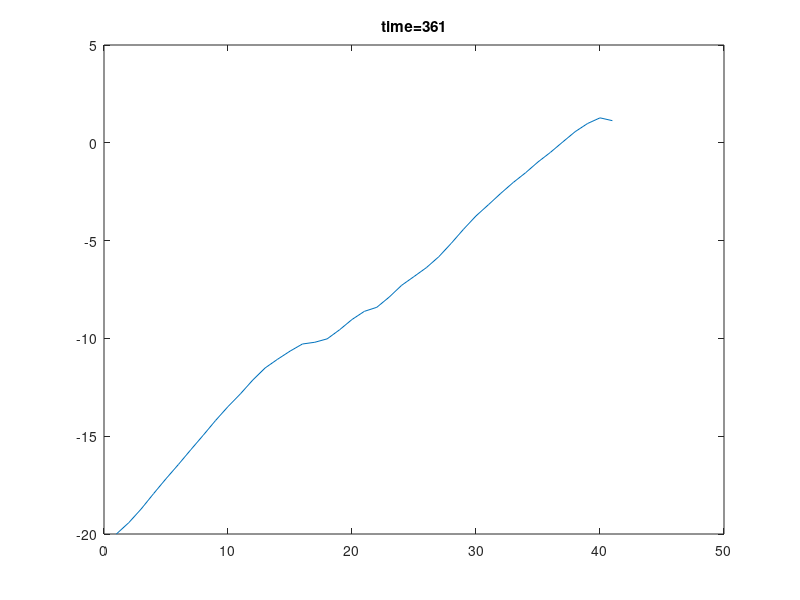

Here is the MATLAB script that generated this plot:
function [  ] = Richard1Dv272_ScriptDemo()
% 1D Richards equation with Dirichlet/Neumann boundary condition 
% h based Richards equation
%
% This is a self-contained Script DEMO function that requires no other
% functions and data.
% This Code is meant to be tutorial purpose and thus may suffer from
% computational inefficiency and other issues.
%
% First edition: Weix 21/04/2017 
%
% point type 0: normal 
%  		  	 1: Dirichlet BC
%		  	 2: Neuman BC 
% 
% TODO BD inside. for now Neumann BC can only placed in the boundary
% update vesrion v2.3: to get rid of fdmGrid class.
%                      change the way points are calculated
% update vesrion v2.5: Updata Neumann boundary condition and the way nodes
%                      are accessed.(step 1. scan all inner point and indentify if they are 
%                      next to BC point. step 2.scan all outer boundary point)
% update vesrion v2.5.2: add support to permeability field.
% update vesrion v2.7: improve readibility and flexibility (sacrefice some performance)
%                      Compared to v2.5. all nodes are scaned at one time
%                      then identidy its type and neighbour.
% update vesrion v2.7.2: change the way node type are recorded so that
% ifNBC could be omitted.

tic
%% Grid structure Initial
lengthZ=40;
deltaZ=1;

nZ=lengthZ/deltaZ+1;    %number of Z index total 

Z=[0:deltaZ:lengthZ]';

h=zeros(nZ,1);
nodeIndex=zeros(nZ,1);

Ks=permeabilityField(Z)*0.01;
%% costumize initial value and BC

%option 1 dbc
    nodeIndex(2:end-1)=1:nZ-2;
    h=ones(nZ,1).*-60;

    h(1)=-20;
    h(end)=-60;


%option 2 dbc + nbc
    nodeIndex(2:end)=1:nZ-1;
    h=ones(nZ,1).*-60;
    
    h(1)=-20;
    h(20)=-30;
    nodeIndex(end)=-nodeIndex(end);
   
    % nbcValue=2;       certain flux

%option 3 a DBC in the middle
%     nNode=nZ-3;
%     nodeIndex(1)=0;
%     nodeIndex(2:10)=1:9;
%     nodeIndex(11)=0;
%     nodeIndex(12:end-1)=10:nNode;
%     nodeIndex(end)=0;
% 
%     h=ones(nZ,1).*-60;
% 
%     h(1)=-20;
%     h(11)=-30;
%     h(end)=-60;

%% solver setup
lengthTime=360;
deltaTime=1;
nTime=lengthTime/deltaTime+1;

% Iteration setup
nMaxIteration=1000;
miniIteError=0.01;


%% MAIN
nNode=length(nodeIndex(nodeIndex~=0));

for t=1:nTime
      
    h_PreviousTime= h;
    for k=1:nMaxIteration 
        
        h0=h;
        
        [A,B] = PicardFdm(h_PreviousTime);
        hFree=A\(-B);
                
        h(find(nodeIndex))=hFree;       %pay extra attention to ordering
        
        sseIte=sum((h(:)-h0(:)).^2);
        if sqrt(sseIte)<miniIteError 
            break 
        end
        
    end
    
    TheataRecord(:,:,t)=h;

end


toc
    
figure(1)
% plot(H_init);

for t=1:nTime
    plot(TheataRecord(:,:,t))
    title(sprintf('time=%i',t))
    drawnow
    frame(t)=getframe;
    
end





% Ax+b=0 function Nest function to avoild passing many variables

    function [A,B] = PicardFdm(Value_PreviousTime)

        A=speye(length(nNode));
        B=zeros(length(nNode),1);
        
        tic
        C=theataDifFunc(h);
%         K=kFunc(h);
        K=kFieldFunc(h,Ks);
        nonlieanrTime=toc

        tic
        for iz=1:nZ
            indexCenter=nodeIndex(iz);
            
            switch sign(indexCenter)
                case 0
%             if indexCenter==0;      %is NOT a free node with index number
               continue

           %TODO this is wrong As NBC location (0 flux direction) need to be found.
                case -1
                
%             elseif    indexCenter<0;  
                
                if iz==1        % a top NBC point  
                   indexCenter=abs(nodeIndex(iz));
                   indexUp=0;       
                   indexDown=abs(nodeIndex(iz+1));

                   %  Forge a up ghost point 
                   nbcValue=0;  
                   hUp=  h(iz+1)- 2* deltaZ* nbcValue; %TODO NBCvalue free control
                   
                   hDown=h(iz+1);     

                   kHalfDown =(K(iz,1)+K(iz+1,1))/2;       
                   kHalfUp=kHalfDown; %approximation 
                   cCenter=C(iz,1);    
                   
                elseif iz==nZ       %if a bottom NBC point
                   indexCenter=abs(nodeIndex(iz));
                   indexUp=abs(nodeIndex(iz-1));     
                   indexDown=0;              
                   
                   hUp=h(iz-1);
                   
                   % Forge a down ghost point 
                   nbcValue=-0;  
                   hDown=  h(indexUp)- 2* deltaZ* nbcValue; %TODO NBCvalue

                   kHalfUp   =(K(iz,1)+K(iz-1,1))/2;
                   kHalfDown =kHalfUp;       %approximation        
                   cCenter=C(iz,1); 
                else
                    error('innier Neumann BC point not support yet')
                end            
                case 1
%             elseif indexCenter>0;       % if Normal inner point
                                        
               indexUp=abs(nodeIndex(iz-1));
               indexDown=abs(nodeIndex(iz+1));
           hUp=h(iz-1);
               hDown=h(iz+1);     
               
                kHalfUp   =(K(iz,1)+K(iz-1,1))/2;
                kHalfDown =(K(iz,1)+K(iz+1,1))/2;
                cCenter=C(iz,1);
                otherwise  
                error('unknown node type');
                
            end   

                wUp   = -kHalfUp  ./  deltaZ^2;
                wDown = -kHalfDown./  deltaZ^2;

                wCenter=cCenter/deltaTime-wUp-wDown;

                b=(kHalfDown-kHalfUp)/ deltaZ- Value_PreviousTime(iz,1)*cCenter/deltaTime;

                %modify if neighbours are DBC points           
                b=b + wUp * hUp * ~indexUp...
                    + +wDown * hDown * ~indexDown;
                
                if indexUp>0 A(indexCenter,indexUp)=wUp; end
                if indexDown>0 A(indexCenter,indexDown)=wDown; end

                A(indexCenter,indexCenter)=wCenter;
                B(indexCenter,1)=b;
                
        end
        assembleTime=toc
        
    end

end 



function theata=theataFunc(h)
theataS=0.287;
theataR=0.075;
alpha=1.611e6;
beta=3.96;

result=alpha.*(theataS-theataR)/(alpha+abs(h).^beta)+theataR;
end

function theataDif=theataDifFunc(h)
theata_s=0.287;
theata_r=0.075;
alpha=1.611e6;
beta=3.96;

theataDif=-alpha.*(theata_s-theata_r).*-1.*(alpha+abs(h).^beta).^(-2).*abs(h).^(beta-1);

end

function result=kFunc(h)
rho=1.175e6;
r=4.74;
k_s=0.00944;

result=k_s.*rho./(rho+abs(h).^r);
end

function result=kFieldFunc(h,ks)
% h and k must be the same sizes
rho=1.175e6;
r=4.74;

result=ks.*rho./(rho+abs(h).^r);
end



function Ks=permeabilityField(X)
% pointCoordinate=[X(:),Z(:)];
lenscale=10; %larger number means less stochastic field. Thus less smooth.
[nX,dimX]=size(X);

%calculate distance matrix
distance = pdist(X);
distanceMatrix = squareform(distance);

%calculate covariance matrix
covMatrix=exp(-distanceMatrix./lenscale);    

% KL decomposition on covariance matrix via SVD/eigen decomposition
% [klBasis,klEigenValue] = eigs(covMatrix,nY*nX); 
[klBasis,klEigenValue,~] = svds(covMatrix,nX); 


% [nKlBasis,~]=sizes(klBasis);


%Generate independent normal samples 
seed=100;
rng(seed);
sample= randn(nX,1);

%make multivariate Gaussian distributions with samples. zero mean.
%Covariance specified though KL basis.
Ks=klBasis*sqrt(klEigenValue)*sample;
% Ks=reshape(Ks,nY,nX);

% a log (multi) normal permeability field
Ks=exp(Ks);

end

